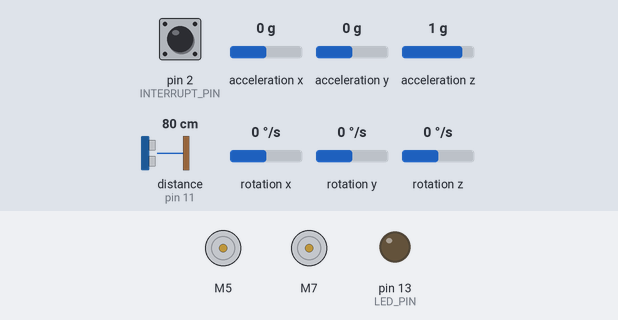
A sketch run on a simulated Arduino Mega 2560, built with avr-gcc and run on an emulated ATmega2560. On the bench: 2 × DC motor (green arrow = forward, orange = backward, longer = faster), output pins drawn as LEDs (lit = HIGH). The test bench sets the inputs (shaded band); at power-on: rotation z 0 °/s, acceleration y 0 g, distance to the obstacle (sensor on pin 11) 80 cm, acceleration z 1 g, acceleration x 0 g, pin 2 (INTERRUPT_PIN) LOW, rotation x 0 °/s, rotation y 0 °/s. The echo pulse lasts 58.3 µs per cm; the sensor or clock chip raises its interrupt line as the real part does; what the sketch prints to the serial monitor is not drawn.

Above: at 24.5 s.
24.6 s: rotation z set to -192 °/s
At 26.56 s:
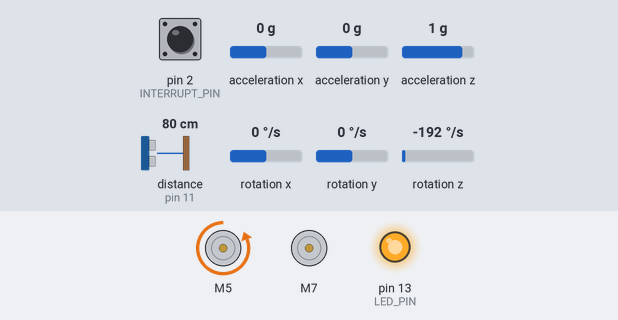
29.7 s: acceleration y set to -1.4 g
33.2 s: distance to the obstacle (sensor on pin 11) set to 2 cm
At 36.2 s:
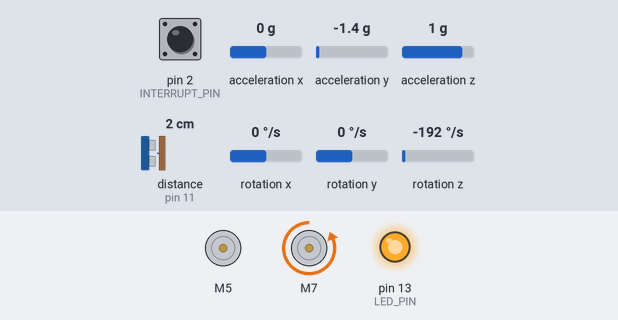
42.2 s: acceleration z set to 0 g
At 46.3 s:
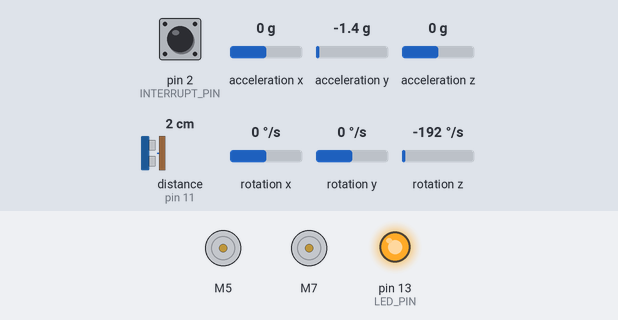
59.1 s: acceleration x set to -1.4 g
Timing chart, 0 to 63.6 s (numbered marks = the images above; inputs shaded):
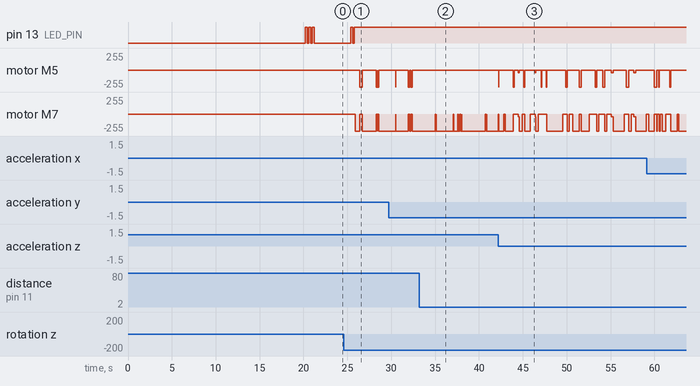

Measured:
- after the input at 33.2 s, motor M5: stops changing and stays stopped
- by itself, motor M5: alternates backward 255/255 for 0.30 s and stopped for 1.6 s

The sketch:

MPU_6050_MazeRobot.ino
```cpp
#include "I2Cdev.h"
#include "MPU6050_6Axis_MotionApps20.h"
#include "Wire.h"
#include "PID_v1.h"
#include <NewPing.h>
#include <SparkFun_TB6612.h>

#define AIN1 5
#define BIN1 7
#define AIN2 4
#define BIN2 8
#define PWMA 3
#define PWMB 9
#define STBY 6
Motor leftMotor = Motor(AIN1, AIN2, PWMA, -1, STBY);
Motor rightMotor = Motor(BIN1, BIN2, PWMB, -1, STBY);

#define TRIGGER_PIN 12
#define ECHO_PIN 11
#define MAX_DISTANCE 300
NewPing sonar(TRIGGER_PIN, ECHO_PIN, MAX_DISTANCE);
unsigned int pingSpeed = 25; //ultrasonic refresh rate in ms
unsigned long pingTimer;
double distance = 300;

#define INTERRUPT_PIN 2
#define LED_PIN 13

MPU6050 mpu;

// MPU control/status vars
bool dmpReady = false;  // set true if DMP init was successful
uint8_t mpuIntStatus;   // holds actual interrupt status byte from MPU
uint8_t devStatus;      // return status after each device operation (0 = success, !0 = error)
uint16_t packetSize;    // expected DMP packet size (default is 42 bytes)
uint16_t fifoCount;     // count of all bytes currently in FIFO
uint8_t fifoBuffer[64]; // FIFO storage buffer

// orientation/motion vars
Quaternion q;           // [w, x, y, z]         quaternion container
VectorInt16 aa;         // [x, y, z]            accel sensor measurements
VectorInt16 aaReal;     // [x, y, z]            gravity-free accel sensor measurements
VectorInt16 aaWorld;    // [x, y, z]            world-frame accel sensor measurements
VectorFloat gravity;    // [x, y, z]            gravity vector
float euler[3];         // [psi, theta, phi]    Euler angle container
float ypr[3];           // [yaw, pitch, roll]   yaw/pitch/roll container and gravity vector
float startYaw, startPitch, startRoll;
float currentYaw, currentRoll;

// interrupt detection routine
volatile bool mpuInterrupt = false; // indicates whether MPU interrupt pin has gone high
void dmpDataReady() {
    mpuInterrupt = true;
}

double Setpoint, Input, Output;
double Kp=18, Ki=0, Kd=4.6;
PID myPID(&Input, &Output, &Setpoint, Kp, Ki, Kd, DIRECT);


int maze[] = {90, 90, 90, -90, -90, 90, 90, -179, -91, -90, 90, 90, 90, 90, -90, -90, 90, 90};
int maze2[] = {90, 90}; //top maze
int turnDistance = 24; //22
int segment = 0;
bool turning = true;
bool top_maze = false; //false for long route
unsigned long turnTimer;

void setup() {
    Wire.begin();
    Wire.setClock(400000);

    Serial.begin(115200);

    Serial.println(F("Initializing I2C devices..."));
    mpu.initialize();
    pinMode(INTERRUPT_PIN, INPUT);

    Serial.println(F("Testing device connections..."));
    Serial.println(mpu.testConnection() ? F("MPU6050 connection successful") : F("MPU6050 connection failed"));

    Serial.println(F("Initializing DMP..."));
    devStatus = mpu.dmpInitialize();

    // supply gyro offsets here, scaled for min sensitivity
    mpu.setXGyroOffset(-80);
    mpu.setYGyroOffset(-8);
    mpu.setZGyroOffset(-28);
    mpu.setXAccelOffset(-72);
    mpu.setYAccelOffset(599);
    mpu.setZAccelOffset(685);

    if (devStatus == 0) { // make sure it worked (returns 0 if so)
        Serial.println(F("Enabling DMP..."));
        mpu.setDMPEnabled(true);

        Serial.println(F("Enabling interrupt detection (Arduino external interrupt 0)..."));
        attachInterrupt(digitalPinToInterrupt(INTERRUPT_PIN), dmpDataReady, RISING);
        mpuIntStatus = mpu.getIntStatus();

        // set our DMP Ready flag so the main loop() function knows it's okay to use it
        Serial.println(F("DMP ready! Waiting for first interrupt..."));
        dmpReady = true;

        // get expected DMP packet size for later comparison
        packetSize = mpu.dmpGetFIFOPacketSize();
    } else { //Error
        // 1 = initial memory load failed
        // 2 = DMP configuration updates failed
        // (if it's going to break, usually the code will be 1)
        Serial.print(F("DMP Initialization failed (code "));
        Serial.print(devStatus);
        Serial.println(F(")"));
    }

    blink(3);
    Serial.println("Waiting for offsets to calculate...");
    for(int i = 0; i < 1850; i++) {
      while (!mpuInterrupt && fifoCount < packetSize);
      updateMPU6050();

    }
    Serial.println("Done!");
    startYaw = ypr[0] * 180/M_PI;
    startPitch = ypr[1] * 180/M_PI;
    startRoll = ypr[2] * 180/M_PI;

    pinMode(LED_PIN, OUTPUT);

    myPID.SetMode(AUTOMATIC);
    myPID.SetOutputLimits(-255, 255);
    myPID.SetSampleTime(4); // looptime in ms (4ms = 250hz)

    blink(3);
    unsigned long t = millis();
    while(millis() < t + 4000) {
      while (!mpuInterrupt && fifoCount < packetSize) {
        Setpoint = currentYaw;
      }
      updateMPU6050();
    }
    blink(1);


    if(top_maze) {
      myPID.SetTunings(8, 0, 2);
      while(currentRoll > 0.2) {
        while (!mpuInterrupt && fifoCount < packetSize) {
          Input = currentYaw;
          myPID.Compute();
          drive(Output, 200); //150
        }

        updateMPU6050();
      }
      myPID.SetTunings(Kp, Ki, Kd);
      Setpoint += 90;
      turnDistance = 19;
    }

    digitalWrite(LED_PIN, true);
    pingTimer = millis();
}

void loop() {
  if (!dmpReady) return;

  // wait for MPU interrupt or extra packet(s) available
  while (!mpuInterrupt && fifoCount < packetSize) {

    Input = (int) (currentYaw + 360) % 360;
    while(Input - Setpoint < -180) {
        Input += 360;
    }
    while(Input - Setpoint > 180) {
        Input -= 360;
    }

    myPID.Compute();

    drive(Output, getSpeed(distance));

    if(!turning) {
      if(distance < turnDistance) {
//        int lastSegment = sizeof(maze);
//        if(segment == lastSegment) {
//
//        }

        if(top_maze) {
          Setpoint += maze2[segment];
        }
        else {
          Setpoint += maze[segment];
        }

        segment++;
        turnTimer = millis();
        turning = true;
        myPID.SetTunings(9.5, 0, 3.5); //10, 3.5
        myPID.SetOutputLimits(-225, 225);
      }
    }
    if(millis() >= turnTimer + 500) { //500ms allowed for turning
      turning = false;
      myPID.SetTunings(Kp, Ki, Kd);
      myPID.SetOutputLimits(-255, 255);
    }
  }

  if (millis() >= pingTimer) {   // pingSpeed milliseconds since last ping, do another ping.
    pingTimer += pingSpeed;      // Set the next ping time.
    sonar.ping_timer(updateSonar); // Send out the ping, calls "echoCheck" function every 24uS where you can check the ping status.
  }

  updateMPU6050();
}

void updateMPU6050() {
  mpuInterrupt = false; // reset interrupt flag and get INT_STATUS byte
  mpuIntStatus = mpu.getIntStatus();

  fifoCount = mpu.getFIFOCount(); // get current FIFO count

  if ((mpuIntStatus & 0x10) || fifoCount == 1024) { // check for overflow
      mpu.resetFIFO();
      Serial.println(F("FIFO overflow!"));
  }
  else if (mpuIntStatus & 0x02) { // otherwise, check for DMP data ready interrupt (this should happen frequently)

      while (fifoCount < packetSize) fifoCount = mpu.getFIFOCount(); // wait for correct available data length

      mpu.getFIFOBytes(fifoBuffer, packetSize);
      fifoCount -= packetSize; // track FIFO count here in case there is > 1 packet available (this lets us immediately read more without waiting for an interrupt)

      // display Euler angles in degrees
      mpu.dmpGetQuaternion(&q, fifoBuffer);
      mpu.dmpGetGravity(&gravity, &q);
      mpu.dmpGetYawPitchRoll(ypr, &q, &gravity);
      currentYaw = (ypr[0] * 180/M_PI) - startYaw;
      currentRoll = (ypr[2] * 180/M_PI) - startRoll;
  }
}

void updateSonar() {
  if(sonar.check_timer()) {
    distance = sonar.ping_result / US_ROUNDTRIP_CM;
  }
}

double getSpeed(double distance) {
  float s = 1.7*distance + 40; //1.7*distance + 35;
  if(turning) {
    return 0;
  }
//  if(currentRoll < -0.35) {
////    return 180;
//  }
  if(s > 255 || distance > 52) { //distance > 35
    return 255;
  }
  return s;
}

void drive(float turnAmt, float speed) { //turnAmt from -255 to 255, speed from 0 to 255
  float left, right;
  if(speed < 0) {
    speed = 0;
  }

  turnAmt = map(turnAmt, -255, 255, -1, 1); //convert turnAmt to percentage
  if(turnAmt > 0) {
    left = speed + turnAmt*(255-speed);
    right = speed - (turnAmt * speed);
  }
  else {
    right = speed + -turnAmt*(255-speed);
    left = speed - (-turnAmt * speed);
  }
  leftMotor.drive(left);
  rightMotor.drive(right);
}

void blink(int times) {
  for(int i = 0; i < times; i++) {
    digitalWrite(LED_PIN, true);
    delay(200);
    digitalWrite(LED_PIN, false);
    delay(200);
  }
}
```
